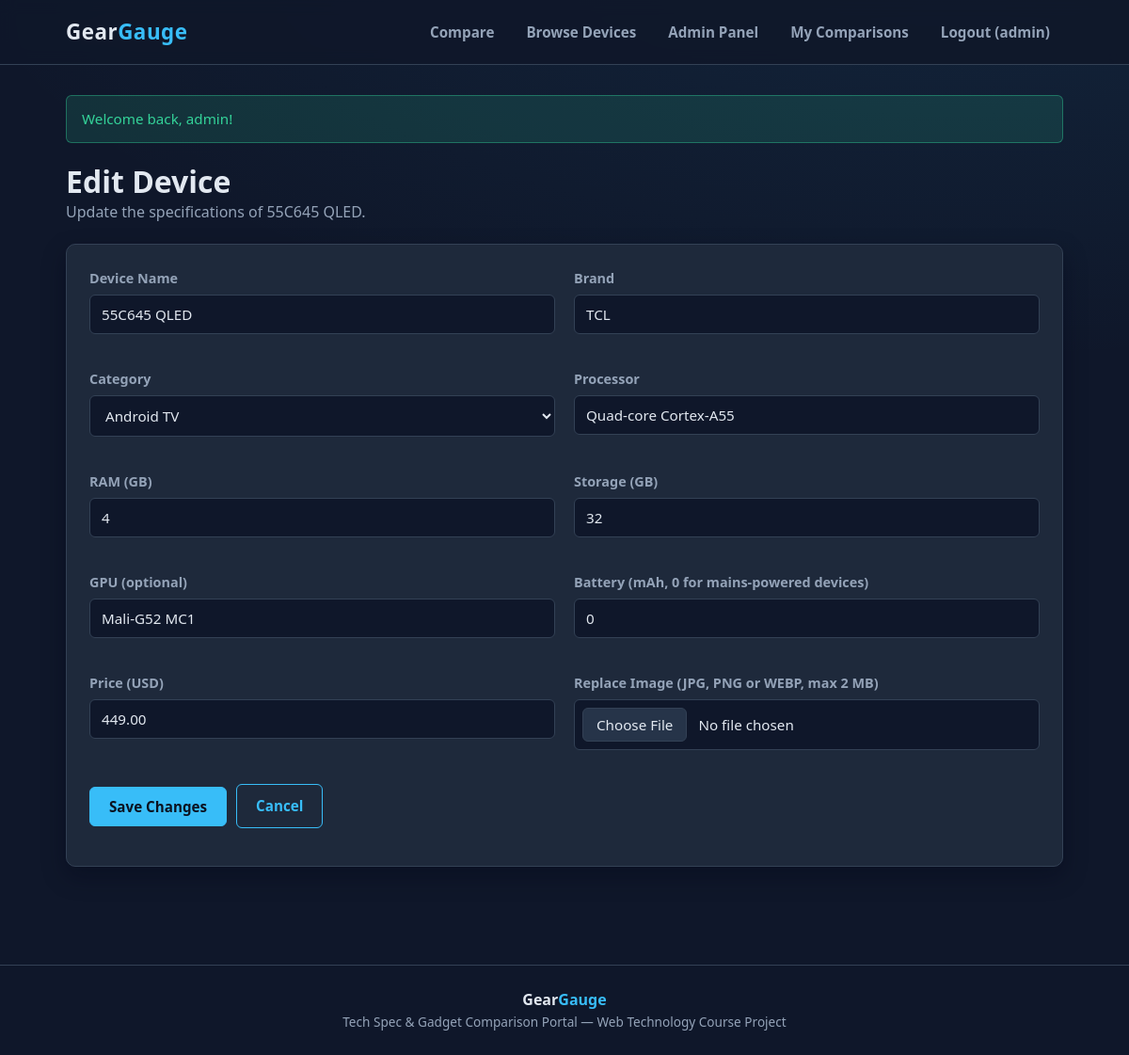
The app's page /edit_device.php?id=30 (signed in) with its own data.
### tables this page shows
CREATE TABLE devices (
    id INT UNSIGNED NOT NULL AUTO_INCREMENT,
    name VARCHAR(120) NOT NULL,
    brand VARCHAR(60) NOT NULL,
    category VARCHAR(30) NOT NULL,
    processor VARCHAR(120) NOT NULL,
    ram_gb INT UNSIGNED NOT NULL,
    storage_gb INT UNSIGNED NOT NULL,
    gpu VARCHAR(120) NOT NULL DEFAULT '',
    battery_mah INT UNSIGNED NOT NULL,
    price DECIMAL(10, 2) NOT NULL,
    image_path VARCHAR(255) NOT NULL DEFAULT '',
    created_at TIMESTAMP NOT NULL DEFAULT CURRENT_TIMESTAMP,
    PRIMARY KEY (id),
    KEY devices_category_index (category),
    KEY devices_brand_index (brand)
);

### edit_device.php (the view, shortened to what this page needs)
<?php
require_once __DIR__ . '/includes/db.php';
$editDeviceId = (int)($_GET['id'] ?? 0);
$editDeviceStatement = $dbConnection->prepare(
    'SELECT id, name, brand, category, processor, ram_gb, storage_gb, gpu, battery_mah, price, image_path
     FROM devices WHERE id = ?'
);
$editDeviceStatement->bind_param('i', $editDeviceId);
$editDeviceStatement->execute();
$editDevice = $editDeviceStatement->get_result()->fetch_assoc();
$formErrors = [];
$formValues = [
    'name' => $editDevice['name'],
    'brand' => $editDevice['brand'],
    'category' => $editDevice['category'],
    'processor' => $editDevice['processor'],
    'ram_gb' => (string)$editDevice['ram_gb'],
    'storage_gb' => (string)$editDevice['storage_gb'],
    'gpu' => $editDevice['gpu'],
    'battery_mah' => (string)$editDevice['battery_mah'],
    'price' => (string)$editDevice['price'],
];
require_once __DIR__ . '/includes/header.php';
?>
<section class="page-head">
    <div>
        <h1>Edit Device</h1>
        <p class="muted">Update the specifications of <?= htmlspecialchars($editDevice['name']) ?>.</p>
    </div>
</section>
<section class="card">
    <form method="post" action="edit_device.php?id=<?= (int)$editDeviceId ?>" enctype="multipart/form-data" data-validate novalidate class="form-grid">
        <div class="form-field">
            <label for="name">Device Name</label>
            <input type="text" id="name" name="name" value="<?= htmlspecialchars($formValues['name']) ?>" data-required>
            <small class="field-error"><?= htmlspecialchars($formErrors['name'] ?? '') ?></small>
        </div>
        <div class="form-field">
            <label for="brand">Brand</label>
            <input type="text" id="brand" name="brand" value="<?= htmlspecialchars($formValues['brand']) ?>" data-required>
            <small class="field-error"><?= htmlspecialchars($formErrors['brand'] ?? '') ?></small>
        </div>
        <div class="form-field">
            <label for="category">Category</label>
            <select id="category" name="category" data-required>
                <option value="androidtv"<?= $formValues['category'] === 'androidtv' ? ' selected' : '' ?>>Android TV</option>
            </select>
            <small class="field-error"><?= htmlspecialchars($formErrors['category'] ?? '') ?></small>
        </div>
        <div class="form-field">
            <label for="processor">Processor</label>
            <input type="text" id="processor" name="processor" value="<?= htmlspecialchars($formValues['processor']) ?>" data-required>
            <small class="field-error"><?= htmlspecialchars($formErrors['processor'] ?? '') ?></small>
        </div>
        <div class="form-field">
            <label for="ram_gb">RAM (GB)</label>
            <input type="number" id="ram_gb" name="ram_gb" min="1" step="1" value="<?= htmlspecialchars($formValues['ram_gb']) ?>" data-required>
            <small class="field-error"><?= htmlspecialchars($formErrors['ram_gb'] ?? '') ?></small>
        </div>
        <div class="form-field">
            <label for="storage_gb">Storage (GB)</label>
            <input type="number" id="storage_gb" name="storage_gb" min="1" step="1" value="<?= htmlspecialchars($formValues['storage_gb']) ?>" data-required>
            <small class="field-error"><?= htmlspecialchars($formErrors['storage_gb'] ?? '') ?></small>
        </div>
        <div class="form-field">
            <label for="gpu">GPU (optional)</label>
            <input type="text" id="gpu" name="gpu" value="<?= htmlspecialchars($formValues['gpu']) ?>">
            <small class="field-error"></small>
        </div>
        <div class="form-field">
            <label for="battery_mah">Battery (mAh, 0 for mains-powered devices)</label>
            <input type="number" id="battery_mah" name="battery_mah" min="0" step="1" value="<?= htmlspecialchars($formValues['battery_mah']) ?>" data-required>
            <small class="field-error"><?= htmlspecialchars($formErrors['battery_mah'] ?? '') ?></small>
        </div>
        <div class="form-field">
            <label for="price">Price (USD)</label>
            <input type="number" id="price" name="price" min="0" step="0.01" value="<?= htmlspecialchars($formValues['price']) ?>" data-required>
            <small class="field-error"><?= htmlspecialchars($formErrors['price'] ?? '') ?></small>
        </div>
        <div class="form-field">
            <label for="device_image">Replace Image (JPG, PNG or WEBP, max 2 MB)</label>
            <input type="file" id="device_image" name="device_image" accept=".jpg,.jpeg,.png,.webp">
            <small class="field-error"><?= htmlspecialchars($formErrors['device_image'] ?? '') ?></small>
        </div>
        <div class="form-field form-span">
            <button type="submit" class="btn">Save Changes</button>
            <a class="btn btn-outline" href="admin.php">Cancel</a>
        </div>
    </form>
</section>
<?php require_once __DIR__ . '/includes/footer.php'; ?>

### css/style.css (style rules this page uses)
:root { --bg-color: #0f172a; --surface-color: #1e293b; --surface-alt-color: #263449; --border-color: #334155; --text-color: #e2e8f0; --muted-color: #94a3b8; --accent-color: #38bdf8; --accent-dark-color: #0ea5e9; --accent-soft-color: rgba(56, 189, 248, 0.12); --success-color: #34d399; --success-soft-color: rgba(52, 211, 153, 0.14); --danger-color: #f87171; --danger-soft-color: rgba(248, 113, 113, 0.12); --radius-sm: 6px; --radius-md: 10px; --shadow: 0 10px 25px rgba(2, 6, 23, 0.35); }
* { margin: 0; padding: 0; box-sizing: border-box; }
body { font-family: "Segoe UI", "Helvetica Neue", Arial, sans-serif; background: radial-gradient(1100px 500px at 85% -10%, rgba(56, 189, 248, 0.09), transparent), var(--bg-color); color: var(--text-color); line-height: 1.6; min-height: 100vh; display: flex; flex-direction: column; }
a { color: var(--accent-color); text-decoration: none; }
h1 { font-size: 2rem; line-height: 1.3; }
.btn { display: inline-block; padding: 10px 20px; background: var(--accent-color); border: 1px solid var(--accent-color); color: #0b1220; font-weight: 700; font-size: 0.95rem; font-family: inherit; border-radius: var(--radius-sm); cursor: pointer; transition: background 0.2s, border-color 0.2s, transform 0.1s; }
.btn-outline { background: transparent; color: var(--accent-color); }
.card { background: var(--surface-color); border: 1px solid var(--border-color); border-radius: var(--radius-md); padding: 24px; box-shadow: var(--shadow); margin-bottom: 24px; }
.page-head { display: flex; align-items: flex-end; justify-content: space-between; gap: 16px; flex-wrap: wrap; margin-bottom: 20px; }
.form-field { display: flex; flex-direction: column; gap: 6px; margin-bottom: 16px; }
.form-field label, .field-label { font-weight: 600; font-size: 0.9rem; color: var(--muted-color); }
.form-field input, .form-field select { padding: 10px 12px; background: var(--bg-color); border: 1px solid var(--border-color); border-radius: var(--radius-sm); color: var(--text-color); font-size: 0.95rem; font-family: inherit; width: 100%; }
.form-field input[type="file"] { padding: 8px; }
.field-error { color: var(--danger-color); font-size: 0.8rem; min-height: 1.1em; }
.form-grid { display: grid; grid-template-columns: repeat(2, 1fr); gap: 0 20px; }
.form-span { grid-column: 1 / -1; flex-direction: row; align-items: center; gap: 10px; }
.muted { color: var(--muted-color); }

### records on screen
devices: name "55C645 QLED", brand "TCL", category "Android TV", processor "Quad-core Cortex-A55", ram_gb "4", storage_gb "32", gpu "Mali-G52 MC1", battery_mah "0", price "449.00"

### other values on screen
$_SESSION['username'] "admin"
$_SESSION['flash_message'] "Welcome back, admin!"
